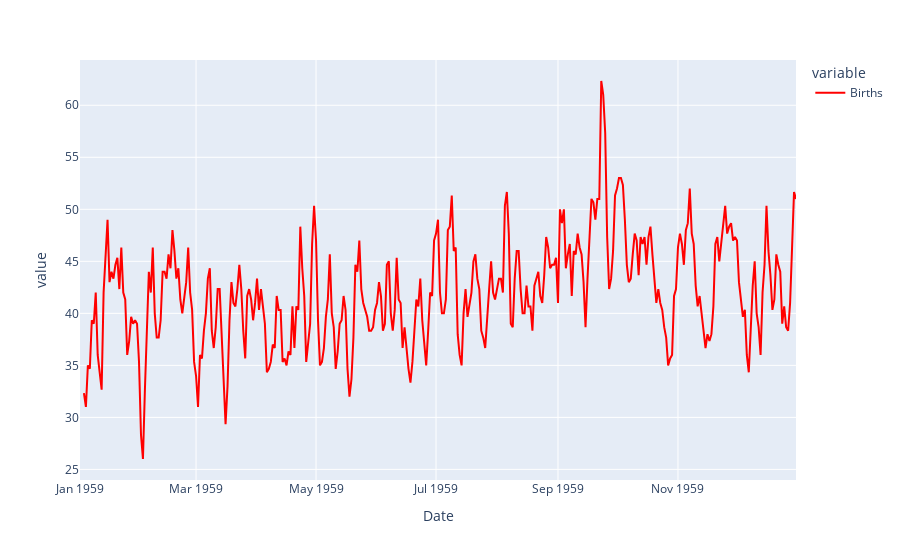

Notebook code cell kept with this figure:
### Code cell
fig = px.line(rolling_mean, color_discrete_sequence=["red"])
fig.show()

### Figure 1 — Plotly figure (JSON) as saved in the notebook; plotly's stock layout.template omitted (floating-point values rounded to 4 significant figures; data arrays with more than 128 entries replaced by an {"elided": "..."} marker saying what was removed)
{"data": [{"hovertemplate": "variable=Births<br>Date=%{x}<br>value=%{y}<extra></extra>", "legendgroup": "Births", "line": {"color": "red", "dash": "solid"}, "marker": {"symbol": "circle"}, "mode": "lines", "name": "Births", "orientation": "v", "showlegend": true, "type": "scatter", "x": {"elided": "365 str values"}, "xaxis": "x", "y": {"elided": "365 float values"}, "yaxis": "y"}], "layout": {"autosize": true, "legend": {"title": {"text": "variable"}, "tracegroupgap": 0}, "margin": {"t": 60}, "xaxis": {"anchor": "y", "autorange": true, "domain": [0, 1], "range": ["1959-01-01", "1959-12-31"], "title": {"text": "Date"}, "type": "date"}, "yaxis": {"anchor": "x", "autorange": true, "domain": [0, 1], "range": [23.98, 64.35], "title": {"text": "value"}, "type": "linear"}}}
